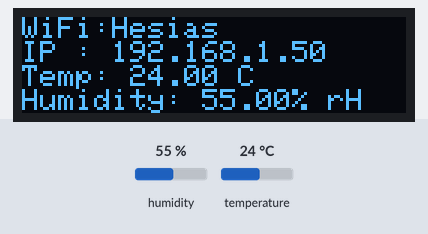
The program below on a simulated ESP32-C3. On the bench: 128×32 one-colour display. The inputs (shaded band) are chosen by the test bench; at power-on: humidity 55 %, temperature 24 °C. WiFi joins after 1.5 s; servers stay silent unless stated; no MQTT or app messages arrive unless stated; what the program prints to the serial monitor is not drawn.

Above: at 2.7 s.
2.8 s: humidity set to 22 %
At 7.3 s:
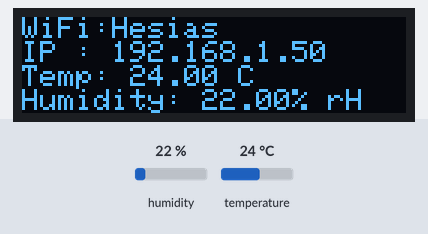
8.2 s: temperature set to 12 °C
At 12.2 s:
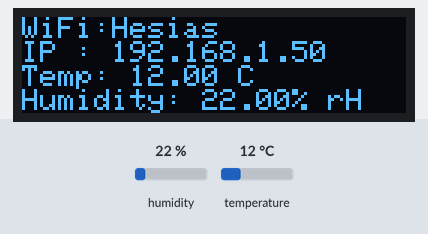
13.3 s: humidity set to 40 %
At 18.1 s:
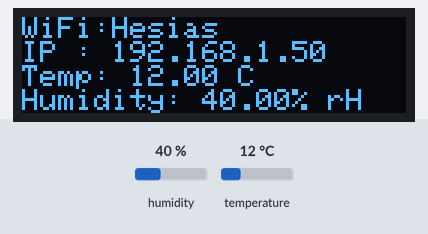
18.4 s: temperature set to 19 °C
At 23.1 s:
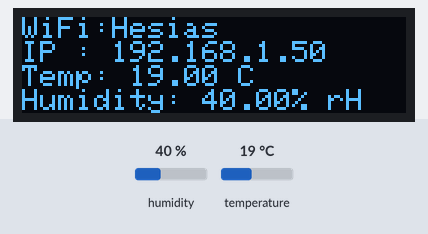
Timing chart, 0 to 24.5 s (numbered marks = the images above; inputs shaded):
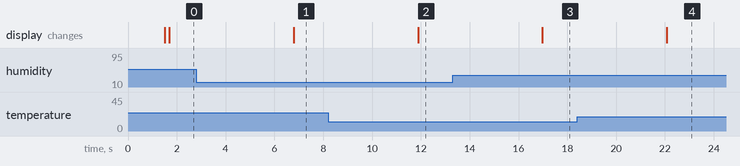

Measured:
- after the input at 2.8 s, the display: changes after 4.0 s (image 1)
- after the input at 8.2 s, the display: changes after 3.7 s (image 2)
- after the input at 13.3 s, the display: changes after 3.7 s (image 3)
- after the input at 18.4 s, the display: changes after 3.7 s (image 4)

The program:

main.cpp
```cpp
#include <Arduino.h>
#include <Adafruit_AHTX0.h>
#include <Wire.h>
#include <Adafruit_GFX.h>
#include <Adafruit_SSD1306.h>
#include <WiFi.h>
#include <PubSubClient.h>
#include <ESPAsyncWebServer.h>

AsyncWebServer server(80);

#define SCREEN_WIDTH 128
#define SCREEN_HEIGHT 32
#define OLED_RESET -1

const char *ssid = "Hesias";
const char *password = "bienvenuechezHesias";

const char *mqtt_server = "172.20.63.156";
const int mqtt_port = 1883;

WiFiClient espClient;
PubSubClient client(espClient);

Adafruit_AHTX0 aht;
Adafruit_SSD1306 display(SCREEN_WIDTH, SCREEN_HEIGHT, &Wire, OLED_RESET);

void connectToMQTT()
{
  Serial.print("Connecting to MQTT broker...");
  while (!client.connected())
  {
    if (client.connect("ESP32Client"))
    {
      Serial.println("connected");
      client.subscribe("clement/temperature");
    }
    else
    {
      Serial.print("failed, rc=");
      Serial.print(client.state());
      Serial.println(" retrying in 5 seconds");
      delay(5000);
    }
  }
}

void callback(char *topic, byte *payload, unsigned int length)
{
  display.print("Message arrived [");
  display.print(topic);
  display.print("] ");

  for (int i = 0; i < length; i++)
  {
    display.print((char)payload[i]);
  }
  display.println();
}

void setup()
{
  Serial.begin(115200);

  WiFi.mode(WIFI_STA);
  WiFi.begin(ssid, password);

  while (WiFi.status() != WL_CONNECTED)
  {
    Serial.print(".");
    delay(100);
  }

  Serial.println("\nConnected to the WiFi network");
  Serial.print("Local ESP32 IP: ");
  Serial.println(WiFi.localIP());

  client.setServer(mqtt_server, mqtt_port);
  client.setCallback(callback);

  Wire.begin(3, 2);

  if (!aht.begin(&Wire))
  {
    Serial.println("Could not find AHT? Check wiring");
    while (1)
      delay(10);
  }
  Serial.println("AHT10 found");

  if (!display.begin(SSD1306_SWITCHCAPVCC, 0x3C))
  {
    Serial.println("SSD1306 allocation failed");
    for (;;)
      ;
  }

  server.on("/", HTTP_GET, [](AsyncWebServerRequest *request){
    request->send(200, "text/plain", "Hello, World!");
  });

  server.begin();

  display.clearDisplay();
  display.setTextSize(1);
  display.setTextColor(SSD1306_WHITE);
  display.setCursor(0, 0);
  display.display();
}

void loop()
{
  if (!client.connected())
  {
    connectToMQTT();
  }
  client.loop();

  sensors_event_t humidity, temp;
  aht.getEvent(&humidity, &temp);

  client.publish("clement/temperature", String(temp.temperature).c_str());
  client.publish("clement/humidity", String(humidity.relative_humidity).c_str());

  display.clearDisplay();
  display.setCursor(0, 0);

  if (WiFi.status() == WL_CONNECTED)
  {
    display.print("WiFi:" + String(WiFi.SSID()));
    display.println(" ");
    display.print("IP : ");
    display.print(WiFi.localIP());
    display.println(" ");
  }
  else
  {
    display.print("WiFi: Disconnected");
    display.println(" ");
  }

  display.print("Temp: ");
  display.print(temp.temperature);
  display.println(" C");

  display.print("Humidity: ");
  display.print(humidity.relative_humidity);
  display.println("% rH");

  display.display();

  delay(5000);
}
```
